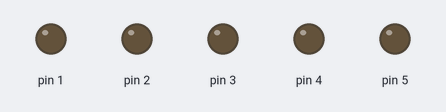
Simulated run of this sketch. Board: Arduino Uno, built with avr-gcc and run on an emulated ATmega328P. Parts: output pins drawn as LEDs (lit = HIGH).

Above: at 0.13 s.
At 0.44 s:
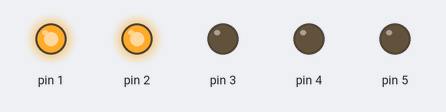
At 3.69 s:
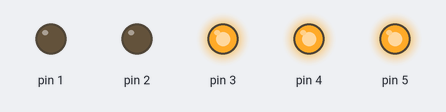
At 7.0 s:
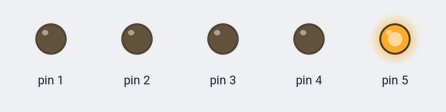
At 10.55 s:
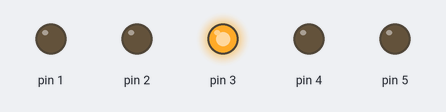
At 14.14 s:
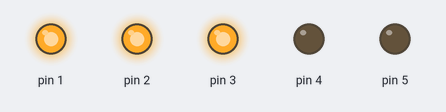
Timing chart, 0 to 14.4 s (numbered marks = the images above):
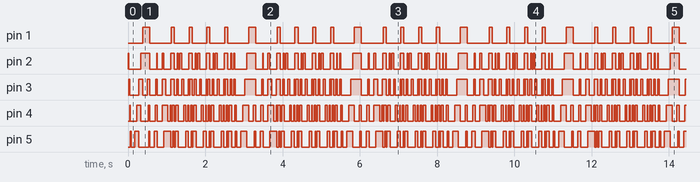

Measured:
- by itself, pin 1: repeats every 2.7 s: LOW 0.56 s, 3 × (HIGH 0.08 s, LOW 0.38 s), HIGH 0.08 s, LOW 0.54 s, HIGH 0.18 s
- by itself, pin 2, pin 4, pin 5: moves between LOW and HIGH, repeating every 2.7 s
- by itself, pin 3: moves between LOW and HIGH, repeating every 11.0 s

The sketch:

colective_program_praktikum_5_CONTROL_REGISTER.ino.ino
```cpp
/*
Mode :
  1 --> Menyala Dari Kiri --> kanan
  2 --> Menyala Dari kanan --> Kiri
  3 --> Sequence Dari Kiri --> kanan
  4 --> Sequence Dari kanan --> Kiri
*/
void setup() {
  DDRD |= 0x3E;
}

byte Runing_LED_Mode(byte mode = 1, byte speed = 200, byte loop = 2) {
  //   default mode == 1
  // 1 --> Menyala Dari Kiri --> kanan
  // 2 --> Menyala Dari kanan --> Kiri
  // 3 --> Sequence Dari Kiri --> kanan
  // 4 --> Sequence Dari kanan --> Kiri
  //   default speed == 50 ms 0.05 second

  byte sp = speed;
  byte lp = loop;
  byte mo = mode;
  // PORTD = 0x04;

      if (mo == 1 || mo ==3) {
      PORTD |= 0x04;
      }
      else if (mo == 2 || mo == 4) {
      PORTD |= 0x04 << 3;
      }
      else{PORTD |= 0x0c << 1;}

  for (byte ii = 1; ii <= 4; ++ii) {
    if (mo == 1) {
      // PORTD = 0x04;
      delay(sp);
      PORTD <<= 1;
    }

    else if (mo == 2) {
      // PORTD |= 0x04 << 3;
      delay(sp);
      PORTD >>= 1;
    }

    else if (mo == 3) {
      // PORTD |= 0x04;
      delay(sp);
      PORTD |= (PORTD << 1);
      if (ii == 4) {
        PORTD &= 0x00;
        delay(sp);
      }
    }

    else if (mo == 4) {
      // PORTD |= 0x04 << 3;
      delay(sp);
      PORTD |= (PORTD >> 1);
      if (ii == 4) {
        PORTD &= 0x00;
        delay(sp);
      }
    }
    else {
      Runing_LED_Mode(1, 50, 2);
      Runing_LED_Mode(2, 10, 2);
      Runing_LED_Mode(3, 20, 2);
      Runing_LED_Mode(4, 20, 2);
            delay(sp);
      PORTD |= (PORTD >> 1)^(PORTD << 1);
      if (ii == 4) {
        PORTD &= 0x00;
        delay(sp);
        PORTD |= 0x0c;

      }
    }
    }
  }

  void loop() {
    Runing_LED_Mode(1,20);
    delay(100);
    Runing_LED_Mode(2,50);
    delay(100);
    Runing_LED_Mode(3,20);
    delay(100);
    Runing_LED_Mode(4,20);
    delay(100);
    Runing_LED_Mode(5,20); // chaos MODE
    // delay(1000);
  }
```
